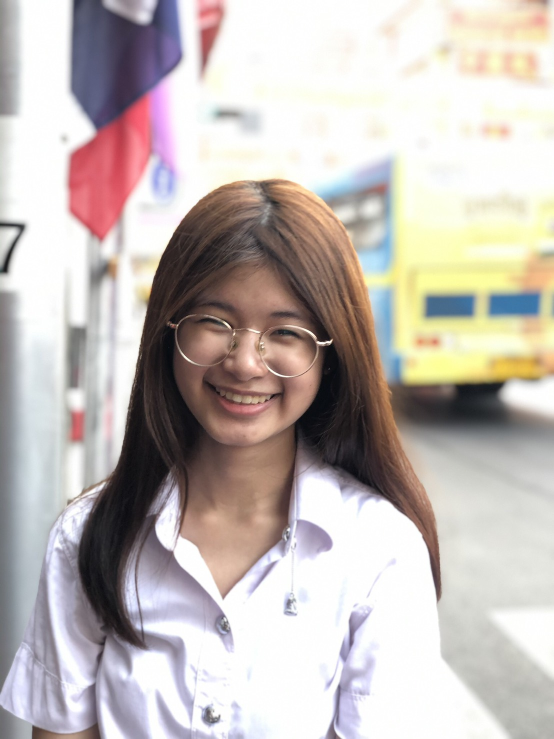
#> input picture sample_image/dene_regis.jpg, 1108 x 1478 px (shown at 1/2 size)
$ python detect_face_test.py
#> lines starting #> are read from the running program, lines starting #| are printed output that depends on the picture
#> further down, img is the input picture: shape (1478, 1108, 3); mean B, G, R 182.2, 186, 194.2
import cv2
import numpy as np
from PIL import Image
import time
faceCascade = cv2.CascadeClassifier('Cascades/haarcascade_frontalface_default.xml')

def detect_face(img):
    gray = cv2.cvtColor(img, cv2.COLOR_BGR2GRAY)
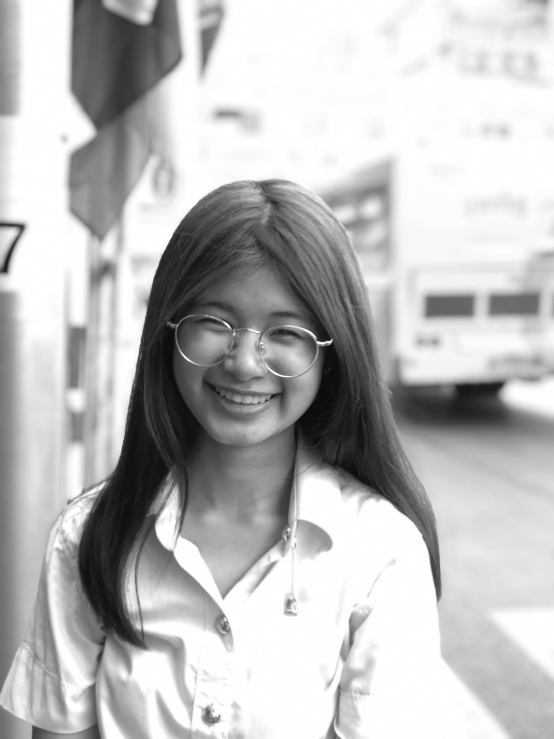
#> gray: shape (1478, 1108) (shown at 1/2 size); min 4, max 255, mean 188
    faces = faceCascade.detectMultiScale(
        gray,
        scaleFactor=1.2,
        minNeighbors=5,
        minSize=(20, 20)
    )
#> faces = [[311, 516, 359, 359]]
    cropped_face = np.zeros(img.shape)
    (x0, y0, w0, h0) = (0,0,0,0)
    if len(faces)!=0:
        print(f"{len(faces)} face detected")
#| 1 face detected
        for (x, y, w, h) in faces:
            cropped_face = img[y:y + h, x:x + w]
            (x0, y0, w0, h0) = (x, y, w, h)
#> this loop made 1 pass
#> (x, y, w, h, x0, y0, w0, h0) on pass 1: (311, 516, 359, 359, 311, 516, 359, 359)
#> pass 1, in detect_face, `cropped_face = img[y:y + h, x:x + w]`:
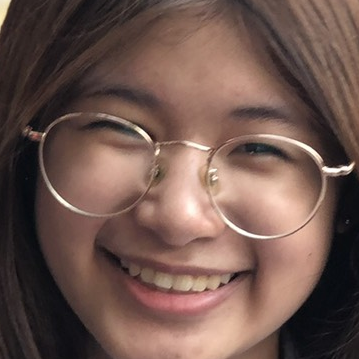
#> cropped_face: shape (359, 359, 3); mean B, G, R 78, 85.8, 110.9
    else:
        print("face not detected!")
    return cropped_face, (x0, y0, w0, h0)

def preprocess(img_path, is_cropped = False):

    img = cv2.imread(img_path)
    img = cv2.cvtColor(img, cv2.COLOR_BGR2RGB)
    if not is_cropped:
        face ,_ = detect_face(img)
    else:
        face = img
    face = cv2.resize(face,(224,224))
    face=np.array((face,))
    return face

def preprocess_video(img):
#     img = cv2.cvtColor(img, cv2.COLOR_BGR2RGB)
    face, (x, y, w, h) = detect_face(img)
    face = cv2.resize(face,(224,224))
    face=np.array((face,))
    return face, (x, y, w, h)

im_path = "sample_image/dene_regis.jpg"
img = cv2.imread(im_path)
cv2.imshow('image_original',img)
cv2.waitKey()
result,_ = detect_face(img)
#debug
img = cv2.cvtColor(result, cv2.COLOR_BGR2RGB)
#> img: shape (359, 359, 3)
print(_)
#| (311, 516, 359, 359)
cv2.imshow('image',img)
cv2.waitKey()

$ run again, with sample_image/dene_infer.jpg copied over sample_image/dene_regis.jpg
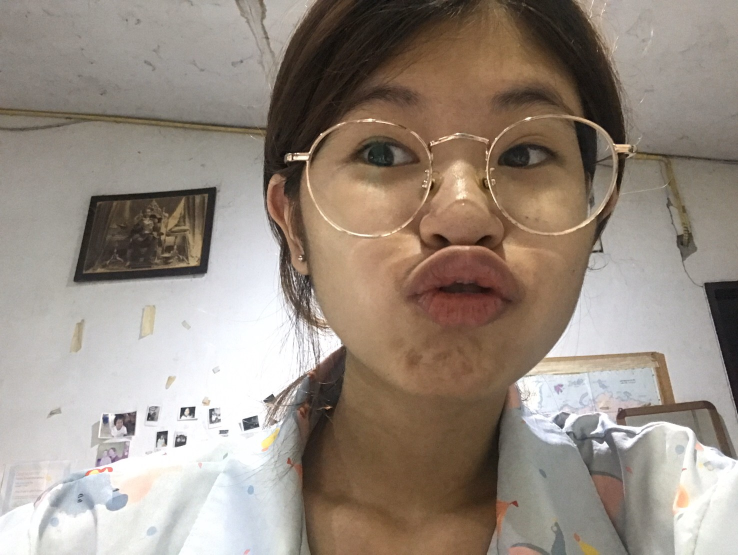
#> input picture sample_image/dene_infer.jpg, 1476 x 1110 px (shown at 1/2 size)
#> img is the input picture: shape (1110, 1476, 3); mean B, G, R 129.4, 140.2, 152.3
#> in detect_face, `gray = cv2.cvtColor(img, cv2.COLOR_BGR2GRAY)`:
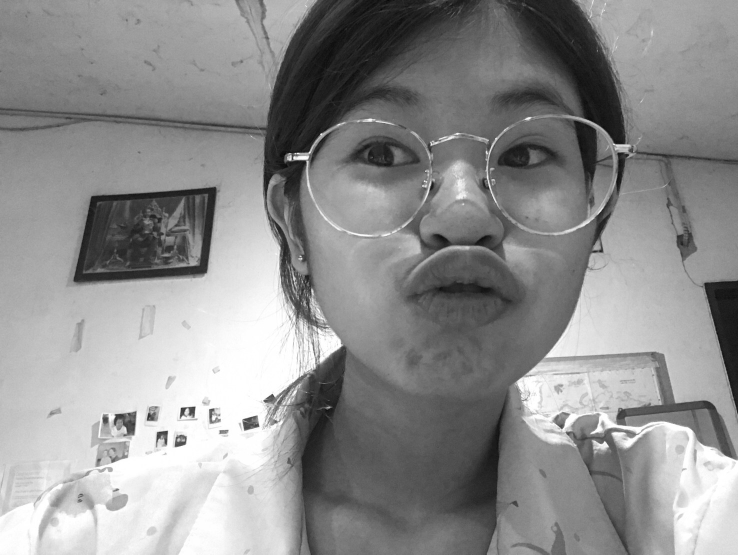
#> gray: shape (1110, 1476) (shown at 1/2 size); min 4, max 255, mean 142.6
#> faces = [[555, 50, 708, 708]]
#| 1 face detected
#> the loop in detect_face, `for (x, y, w, h) in faces:` made 1 pass
#> (x, y, w, h, x0, y0, w0, h0) on pass 1: (555, 50, 708, 708, 555, 50, 708, 708)
#> pass 1, in detect_face, `cropped_face = img[y:y + h, x:x + w]`:
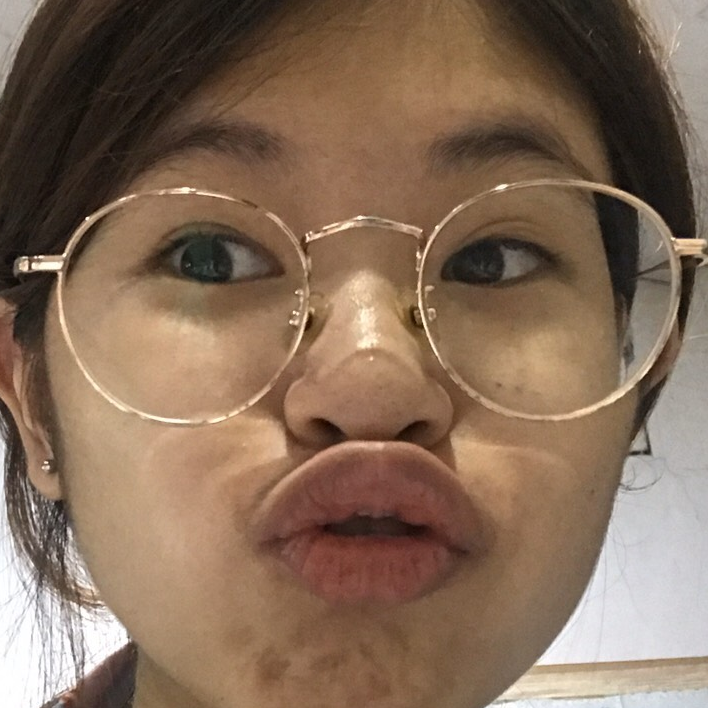
#> cropped_face: shape (708, 708, 3); mean B, G, R 88.2, 107.8, 132.7
#> img: shape (708, 708, 3)
#| (555, 50, 708, 708)

$ run again, with sample_image/earth2.jpg copied over sample_image/dene_regis.jpg
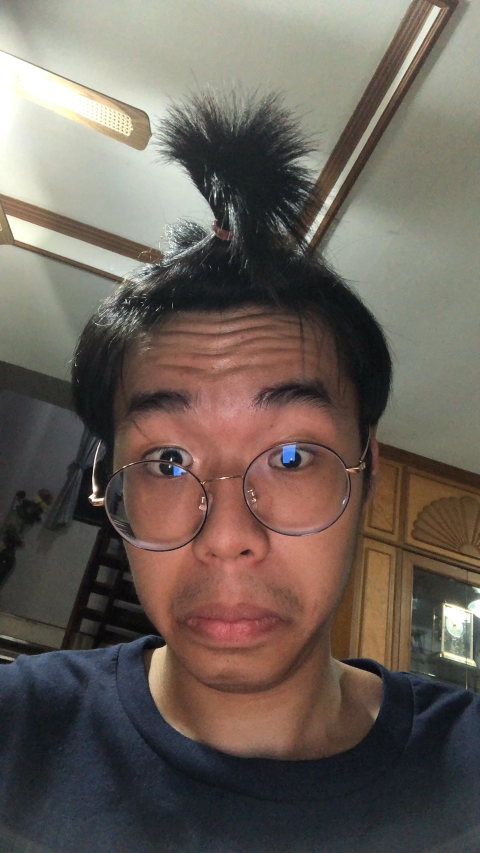
#> input picture sample_image/earth2.jpg, 960 x 1706 px (shown at 1/2 size)
#> img is the input picture: shape (1706, 960, 3); mean B, G, R 89.6, 97.6, 107.6
#> in detect_face, `gray = cv2.cvtColor(img, cv2.COLOR_BGR2GRAY)`:
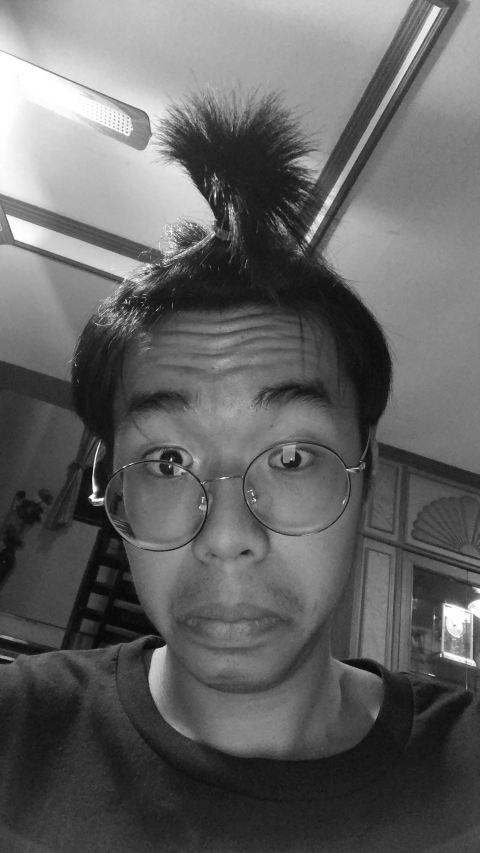
#> gray: shape (1706, 960) (shown at 1/2 size); min 2, max 255, mean 99.7
#> faces = [[134, 678, 678, 678]]
#| 1 face detected
#> the loop in detect_face, `for (x, y, w, h) in faces:` made 1 pass
#> (x, y, w, h, x0, y0, w0, h0) on pass 1: (134, 678, 678, 678, 134, 678, 678, 678)
#> pass 1, in detect_face, `cropped_face = img[y:y + h, x:x + w]`:
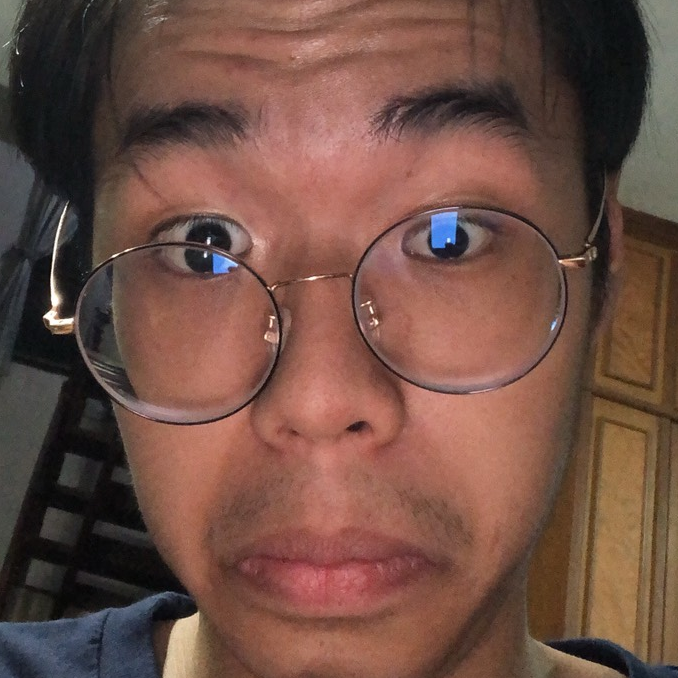
#> cropped_face: shape (678, 678, 3); mean B, G, R 68.5, 79, 112
#> img: shape (678, 678, 3)
#| (134, 678, 678, 678)

$ run again, with sample_image/earth3.jpg copied over sample_image/dene_regis.jpg
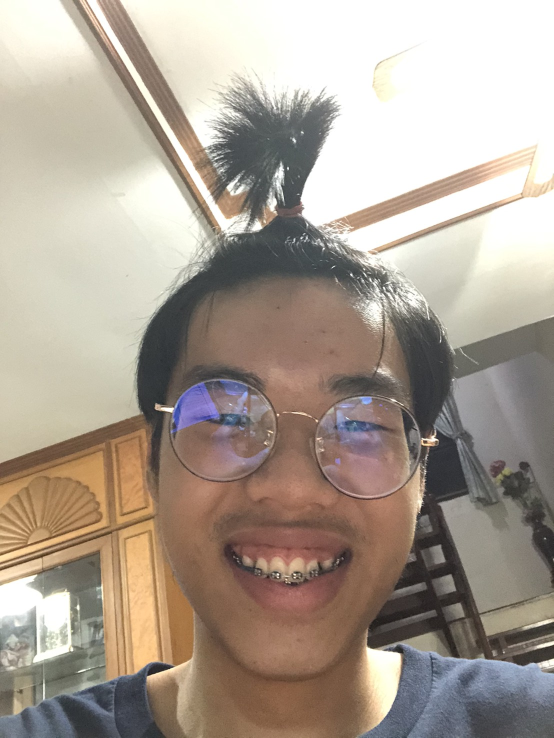
#> input picture sample_image/earth3.jpg, 1108 x 1476 px (shown at 1/2 size)
#> img is the input picture: shape (1476, 1108, 3); mean B, G, R 147.3, 159.2, 171
#> in detect_face, `gray = cv2.cvtColor(img, cv2.COLOR_BGR2GRAY)`:
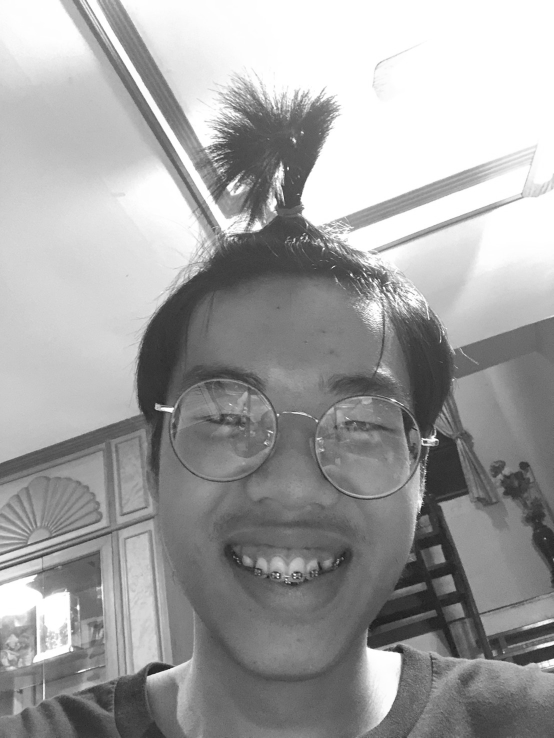
#> gray: shape (1476, 1108) (shown at 1/2 size); min 18, max 255, mean 161.4
#> faces = [[247, 1159, 61, 61], [300, 646, 309, 309]]
#| 2 face detected
#> the loop in detect_face, `for (x, y, w, h) in faces:` made 2 passes
#> (x, y, w, h, x0, y0, w0, h0) on passes 1 to 2: (247, 1159, 61, 61, 247, 1159, 61, 61), (300, 646, 309, 309, 300, 646, 309, 309)
#> pass 2, in detect_face, `cropped_face = img[y:y + h, x:x + w]`:
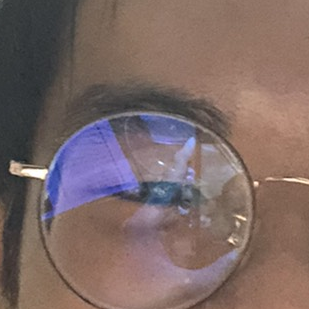
#> cropped_face: shape (309, 309, 3); mean B, G, R 101.8, 104.6, 124.1
#> img: shape (309, 309, 3)
#| (300, 646, 309, 309)
